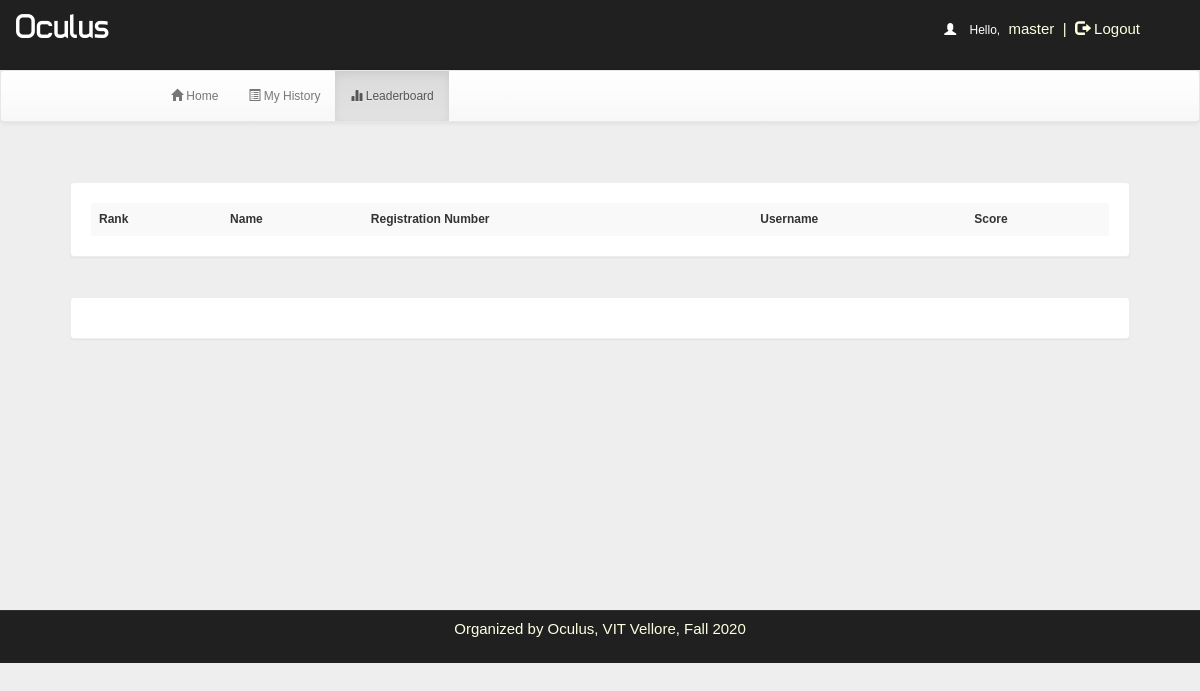
The app's page /quizzer.php?q=3 (signed in), older data.
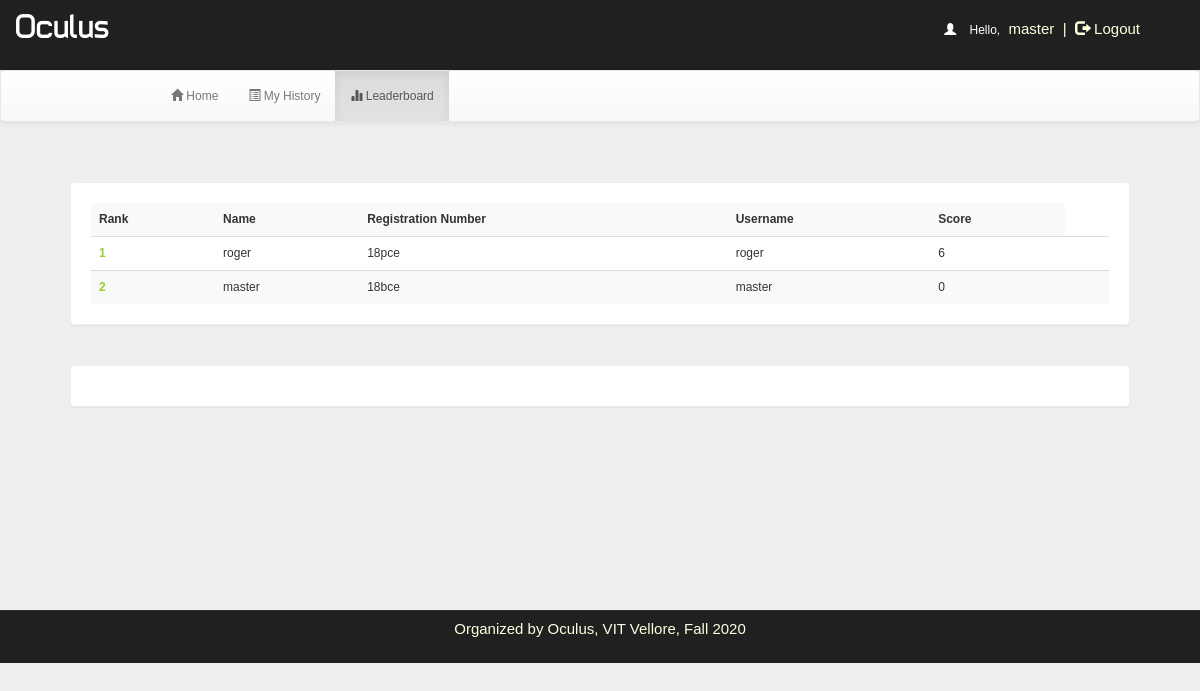
The same page, newer data.
### tables this page shows
CREATE TABLE `rank` (
  `id` int(100) NOT NULL,
  `username` varchar(128) NOT NULL,
  `score` int(11) NOT NULL,
  `time` timestamp NOT NULL DEFAULT current_timestamp() ON UPDATE current_timestamp()
);

CREATE TABLE `students` (
  `sid` int(11) NOT NULL,
  `username` varchar(128) NOT NULL,
  `password` varchar(512) NOT NULL,
  `regNum` varchar(16) NOT NULL,
  `email` varchar(256) NOT NULL,
  `name` varchar(128) NOT NULL
);

### quizzer.php (the view, shortened to what this page needs)
<!DOCTYPE html PUBLIC "-//W3C//DTD XHTML 1.0 Transitional//EN" "http://www.w3.org/TR/xhtml1/DTD/xhtml1-transitional.dtd">
<html xmlns="http://www.w3.org/1999/xhtml">
<head>
<link  rel="stylesheet" href="css/bootstrap.min.css"/>
 <link  rel="stylesheet" href="css/bootstrap-theme.min.css"/>
 <link rel="stylesheet" href="css/main.css">
 <link  rel="stylesheet" href="css/font.css">
</head>
<body>
<div class="header">
<div class="row">
<div class="col-lg-6">
<span class="logo">Oculus</span></div>
<div class="col-md-4 col-md-offset-2">
 <?php
require_once 'mysqlConfig.php';
if (!(isset($_SESSION['username']))) {
    header("location:index.php");
} else {
    $username = $_SESSION['username'];
    echo '<span class="pull-right top title1" ><span style="color:white"><span class="glyphicon glyphicon-user" aria-hidden="true"></span>&nbsp;&nbsp;&nbsp;&nbsp;Hello,</span> <span class="log log1" style="color:lightyellow">' . $username . '&nbsp;&nbsp;|&nbsp;&nbsp;<a href="logout.php?q=quizzer.php" style="color:lightyellow"><span class="glyphicon glyphicon-log-out" aria-hidden="true"></span>&nbsp;Logout</button></a></span>';
}
?>
</div>
</div></div>
<div class="bg">
<nav class="navbar navbar-default title1">
  <div class="container-fluid">
    <div class="navbar-header">
      <a class="navbar-brand" href="#"><b>&nbsp;&nbsp;&nbsp;&nbsp;&nbsp;&nbsp;&nbsp;&nbsp;&nbsp;&nbsp;&nbsp;&nbsp;&nbsp;&nbsp;&nbsp;&nbsp;&nbsp;&nbsp;&nbsp;&nbsp;&nbsp;&nbsp;&nbsp;&nbsp;&nbsp;</b></a>
    </div>
    <div class="collapse navbar-collapse" id="bs-example-navbar-collapse-1">
      <ul class="nav navbar-nav">
        <li <?php
if (@$_GET['q'] == 1)
    echo 'class="active"';
?> ><a href="quizzer.php?q=1"><span class="glyphicon glyphicon-home" aria-hidden="true"></span>&nbsp;Home<span class="sr-only">(current)</span></a></li>
        <li <?php
if (@$_GET['q'] == 2)
    echo 'class="active"';
?>><a href="quizzer.php?q=2"><span class="glyphicon glyphicon-list-alt" aria-hidden="true"></span>&nbsp;My History</a></li>
    <li <?php
if (@$_GET['q'] == 3)
    echo 'class="active"';
?>><a href="quizzer.php?q=3"><span class="glyphicon glyphicon-stats" aria-hidden="true"></span>&nbsp;Leaderboard</a></li></ul>
      </div>
  </div>
</nav>
<div class="container">
<div class="row">
<div class="col-md-12">
<?php
if (@$_GET['q'] == 3) {
    if(isset($_GET['show'])){
        $show = $_GET['show'];
        $showfrom = (($show-1)*10) + 1;
        $showtill = $showfrom + 9;
    }
    else{
        $showfrom = 1;
    }
    $q = mysqli_query($sql_api, "SELECT * FROM rank") or die('Error223');
    echo '<div class="panel title">
<table class="table table-striped title1" >
<tr><td style="vertical-align:middle"><b>Rank</b></td><td style="vertical-align:middle"><b>Name</b></td><td style="vertical-align:middle"><b>Registration Number</b></td><td style="vertical-align:middle"><b>Username</b></td><td style="vertical-align:middle"><b>Score</b></td></tr>';
    $c = $showfrom-1;
    $total = mysqli_num_rows($q);
    if($total >= $showfrom){
        $q = mysqli_query($sql_api, "SELECT * FROM rank ORDER BY score DESC, time ASC LIMIT ".($showfrom-1).",10") or die('Error223');
        while ($row = mysqli_fetch_array($q)) {
            $e = $row['username'];
            $s = $row['score'];
            $q12 = mysqli_query($sql_api, "SELECT * FROM students WHERE username='$e' ") or die('Error231');
            while ($row = mysqli_fetch_array($q12)) {
                $name     = $row['name'];
                $branch   = $row['regNum'];
                $username = $row['username'];
            }
            $c++;
            echo '<tr><td style="color:#99cc32"><b>' . $c . '</b></td><td style="vertical-align:middle">' . $name . '</td><td style="vertical-align:middle">' . $branch . '</td><td style="vertical-align:middle">' . $username . '</td><td style="vertical-align:middle">' . $s . '</td><td style="vertical-align:middle">';
        }
    }
    else{
    }
    echo '</table></div>';
    echo '<div class="panel title"><table class="table table-striped title1" ><tr>';
    echo '</tr></table></div>';
}
?>
</div></div></div></div>
<div class="row footer">
 <div class="col-md-2 box"></div>
<div class="col-md-8 box">
<span href="#" data-target="#login" style="color:lightyellow">Organized by Oculus, VIT Vellore, Fall 2020<br><br></span></div>
</body>
</html>

### css/main.css (style rules this page uses)
body { overflow-x:hidden;width:100%;font: 12px "Century Gothic", "Times Roman", sans-serif;background:#eee;min-height:550px;background-attachment:fixed; }
.bg { min-height:540px; }
.panel { border-color:#eee;margin:40px;padding:20px;font: 15px "Century Gothic", "Times Roman", sans-serif; }
.title { font-family:'typo'; }
.header { background:#202020;height:70px; }
.logo { font-family:'typo';font-size:35px;color:#ffffff;margin:15px; }
.title1 { font: 12px "Century Gothic", "Times Roman", sans-serif; }
.footer { font-size:15px;text-align:center;border-top:1px solid;border-color:#323232;background-color:#202020; }
.box { padding:9px; }
.top { margin-top:20px; }
.log1 { font: 15px 'Ubuntu', sans-serif;color:#0000ff;margin-left:10px; }
.log { margin:10px;margin-right:60px;margin-left:5px;color:#ffffb3;text-decoration:none;font-size:20px;font-size:15px; }

Row changes from the older to the newer data that the page shows:
added rank: students.name "roger", students.regNum "18pce", students.username "roger", score "6"
added rank: students.name "master", students.regNum "18bce", students.username "master", score "0"
